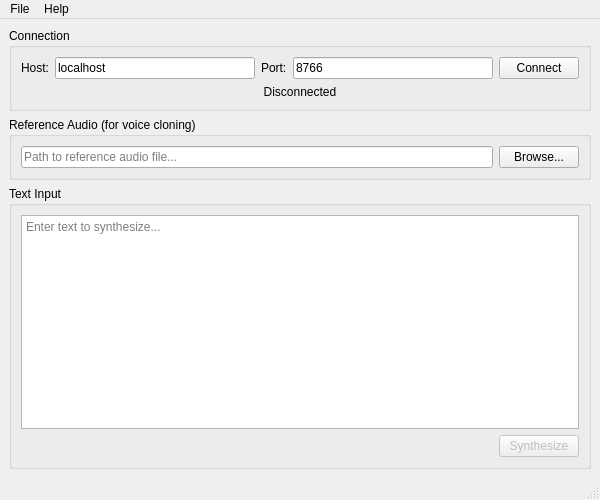
<?xml version="1.0" encoding="UTF-8"?>
<ui version="4.0">
 <class>MainWindow</class>
 <widget class="QMainWindow" name="MainWindow">
  <property name="geometry">
   <rect>
    <x>0</x>
    <y>0</y>
    <width>600</width>
    <height>500</height>
   </rect>
  </property>
  <property name="windowTitle">
   <string>TTS Client - Qwen3-TTS</string>
  </property>
  <widget class="QWidget" name="centralwidget">
   <layout class="QVBoxLayout" name="verticalLayout">
    <item>
     <widget class="QGroupBox" name="groupConnection">
      <property name="title">
       <string>Connection</string>
      </property>
      <layout class="QGridLayout" name="gridLayout">
       <item row="0" column="0">
        <widget class="QLabel" name="labelHost">
         <property name="text">
          <string>Host:</string>
         </property>
        </widget>
       </item>
       <item row="0" column="1">
        <widget class="QLineEdit" name="lineEditHost">
         <property name="text">
          <string>localhost</string>
         </property>
        </widget>
       </item>
       <item row="0" column="2">
        <widget class="QLabel" name="labelPort">
         <property name="text">
          <string>Port:</string>
         </property>
        </widget>
       </item>
       <item row="0" column="3">
        <widget class="QLineEdit" name="lineEditPort">
         <property name="text">
          <string>8766</string>
         </property>
        </widget>
       </item>
       <item row="0" column="4">
        <widget class="QPushButton" name="btnConnect">
         <property name="text">
          <string>Connect</string>
         </property>
        </widget>
       </item>
       <item row="1" column="0" colspan="5">
        <widget class="QLabel" name="labelStatus">
         <property name="text">
          <string>Disconnected</string>
         </property>
         <property name="alignment">
          <set>Qt::AlignCenter</set>
         </property>
        </widget>
       </item>
      </layout>
     </widget>
    </item>
    <item>
     <widget class="QGroupBox" name="groupRefAudio">
      <property name="title">
       <string>Reference Audio (for voice cloning)</string>
      </property>
      <layout class="QHBoxLayout" name="horizontalLayout_2">
       <item>
        <widget class="QLineEdit" name="lineEditRefAudio">
         <property name="placeholderText">
          <string>Path to reference audio file...</string>
         </property>
        </widget>
       </item>
       <item>
        <widget class="QPushButton" name="btnBrowseRefAudio">
         <property name="text">
          <string>Browse...</string>
         </property>
        </widget>
       </item>
      </layout>
     </widget>
    </item>
    <item>
     <widget class="QGroupBox" name="groupInput">
      <property name="title">
       <string>Text Input</string>
      </property>
      <layout class="QVBoxLayout" name="verticalLayout_2">
       <item>
        <widget class="QTextEdit" name="textEditInput">
         <property name="placeholderText">
          <string>Enter text to synthesize...</string>
         </property>
        </widget>
       </item>
       <item>
        <layout class="QHBoxLayout" name="horizontalLayout">
         <item>
          <spacer name="horizontalSpacer">
           <property name="orientation">
            <enum>Qt::Horizontal</enum>
           </property>
           <property name="sizeHint" stdset="0">
            <size>
             <width>40</width>
             <height>20</height>
            </size>
           </property>
          </spacer>
         </item>
         <item>
          <widget class="QPushButton" name="btnSynthesize">
           <property name="enabled">
            <bool>false</bool>
           </property>
           <property name="text">
            <string>Synthesize</string>
           </property>
          </widget>
         </item>
        </layout>
       </item>
      </layout>
     </widget>
    </item>
   </layout>
  </widget>
  <widget class="QMenuBar" name="menubar">
   <property name="geometry">
    <rect>
     <x>0</x>
     <y>0</y>
     <width>600</width>
     <height>24</height>
    </rect>
   </property>
   <widget class="QMenu" name="menuFile">
    <property name="title">
     <string>File</string>
    </property>
    <addaction name="actionExit"/>
   </widget>
   <widget class="QMenu" name="menuHelp">
    <property name="title">
     <string>Help</string>
    </property>
    <addaction name="actionAbout"/>
   </widget>
   <addaction name="menuFile"/>
   <addaction name="menuHelp"/>
  </widget>
  <widget class="QStatusBar" name="statusbar"/>
  <action name="actionExit">
   <property name="text">
    <string>Exit</string>
   </property>
  </action>
  <action name="actionAbout">
   <property name="text">
    <string>About</string>
   </property>
  </action>
 </widget>
 <resources/>
 <connections/>
</ui>
